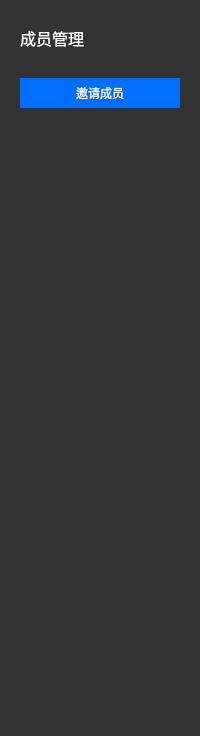
<?xml version="1.0" encoding="UTF-8"?>
<ui version="4.0">
 <class>QWidgetMemberPanel</class>
 <widget class="QWidget" name="QWidgetMemberPanel">
  <property name="geometry">
   <rect>
    <x>0</x>
    <y>0</y>
    <width>200</width>
    <height>736</height>
   </rect>
  </property>
  <property name="minimumSize">
   <size>
    <width>200</width>
    <height>736</height>
   </size>
  </property>
  <property name="maximumSize">
   <size>
    <width>200</width>
    <height>736</height>
   </size>
  </property>
  <property name="windowTitle">
   <string>MemberPanel</string>
  </property>
  <property name="styleSheet">
   <string notr="true">#QWidgetMemberPanel{
	background: #333333;
}</string>
  </property>
  <layout class="QVBoxLayout" name="verticalLayout_2">
   <property name="spacing">
    <number>0</number>
   </property>
   <property name="leftMargin">
    <number>0</number>
   </property>
   <property name="topMargin">
    <number>0</number>
   </property>
   <property name="rightMargin">
    <number>0</number>
   </property>
   <property name="bottomMargin">
    <number>0</number>
   </property>
   <item>
    <layout class="QVBoxLayout" name="verticalLayout">
     <property name="spacing">
      <number>0</number>
     </property>
     <property name="leftMargin">
      <number>20</number>
     </property>
     <property name="topMargin">
      <number>26</number>
     </property>
     <property name="bottomMargin">
      <number>28</number>
     </property>
     <item>
      <widget class="QLabel" name="label_title">
       <property name="font">
        <font>
         <family>微软雅黑</family>
         <pointsize>12</pointsize>
         <weight>50</weight>
         <italic>false</italic>
         <bold>false</bold>
        </font>
       </property>
       <property name="styleSheet">
        <string notr="true">font: 12pt &quot;微软雅黑&quot;;
color: #ffffff;</string>
       </property>
       <property name="text">
        <string>成员管理</string>
       </property>
      </widget>
     </item>
    </layout>
   </item>
   <item>
    <layout class="QHBoxLayout" name="horizontalLayout">
     <property name="spacing">
      <number>0</number>
     </property>
     <property name="leftMargin">
      <number>20</number>
     </property>
     <property name="rightMargin">
      <number>20</number>
     </property>
     <property name="bottomMargin">
      <number>18</number>
     </property>
     <item>
      <widget class="QPushButton" name="btn_invite">
       <property name="minimumSize">
        <size>
         <width>0</width>
         <height>30</height>
        </size>
       </property>
       <property name="maximumSize">
        <size>
         <width>16777215</width>
         <height>30</height>
        </size>
       </property>
       <property name="styleSheet">
        <string notr="true">QPushButton {
	border: none;
	background:  #006eff;
	color: #ffffff;
	font: 10pt &quot;Microsoft YaHei&quot;;
}

QPushButton:hover {
	background:  #0068f2;
}

QPushButton:pressed {
	background:  #0062e5;
}

QPushButton:disable {
	border: 1px solid #d5d5d5;
	color: #bbbbbb;
	background:  #f2f2f2;
}</string>
       </property>
       <property name="text">
        <string>邀请成员</string>
       </property>
      </widget>
     </item>
    </layout>
   </item>
   <item>
    <widget class="QListWidget" name="lw_member">
     <property name="minimumSize">
      <size>
       <width>0</width>
       <height>0</height>
      </size>
     </property>
     <property name="styleSheet">
      <string notr="true">#lw_member{
	border: none;
	background: #333333;
}</string>
     </property>
     <property name="horizontalScrollBarPolicy">
      <enum>Qt::ScrollBarAlwaysOff</enum>
     </property>
    </widget>
   </item>
  </layout>
 </widget>
 <layoutdefault spacing="6" margin="11"/>
 <resources/>
 <connections/>
</ui>
